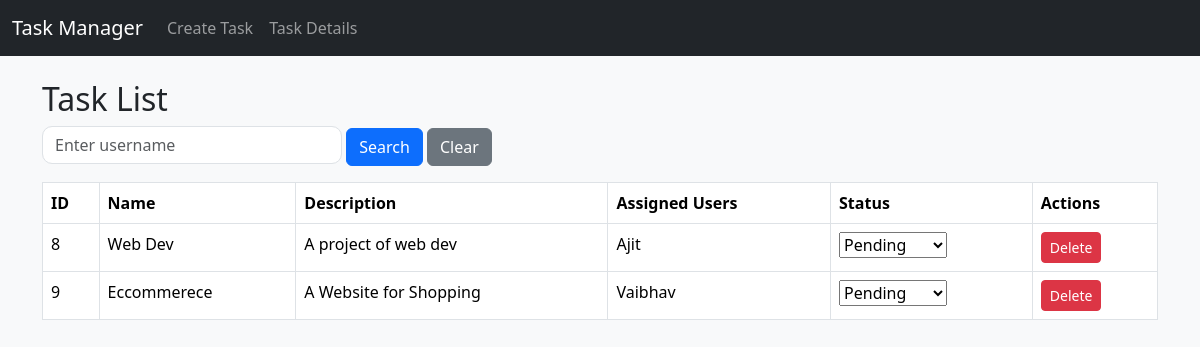
Page /api/details on the earlier database version.
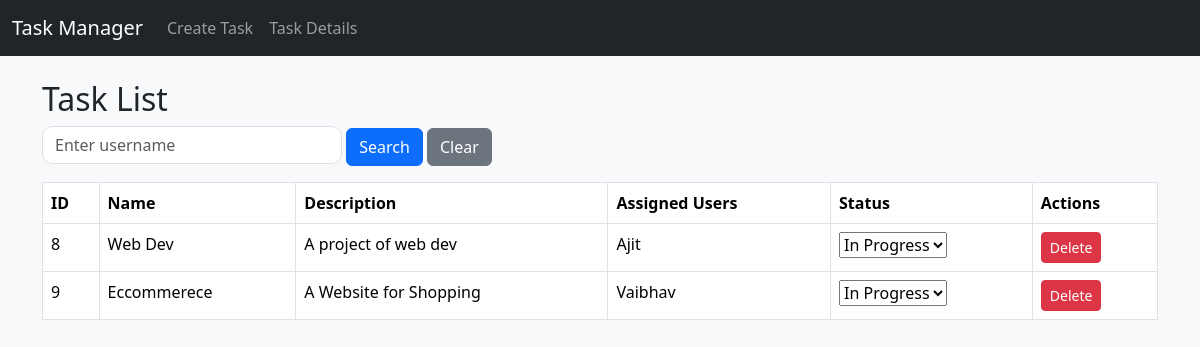
Same page on the later database version.
### tasks/models.py (models this page shows, shortened)
class Task(models.Model):
    name = models.CharField(max_length=255)
    description = models.TextField()
    created_at = models.DateTimeField(auto_now_add=True)
    completed_at = models.DateTimeField(null=True, blank=True)
    status = models.CharField(
        max_length=20,
        choices=[('Pending', 'Pending'),('In Progress', 'In Progress'),('Completed', 'Completed'),],
        default='pending'
    )
    assigned_users = models.ManyToManyField(User, related_name='tasks')

### tasks/views.py (the view)
# urls.py: path('details', views.details, name='details'),  # Displays task details
def details(request):
    search_query = request.GET.get('search', '')
    if 'clear' in request.GET:
        request.session.pop('search_query', None)  # Clear search filter
        return redirect('details')
    if search_query:
        request.session['search_query'] = search_query
        tasks = Task.objects.filter(assigned_users__username__icontains=search_query)
    else:
        search_query = request.session.get('search_query', '')
        tasks = Task.objects.filter(assigned_users__username__icontains=search_query) if search_query else Task.objects.all()
    return render(request, 'details.html', {'tasks': tasks, 'search_query': search_query})

### templates/details.html (shortened to what this page needs)
{% extends 'base.html' %}
{% block content %}
    <h2>Task List</h2>
    <form method="GET" action="{% url 'details' %}" class="mb-3">
        <input type="text" name="search" placeholder="Enter username" value="{{ search_query }}" class="form-control" style="width: 300px; display: inline-block;">
        <button type="submit" class="btn btn-primary">Search</button>
        <a href="{% url 'details' %}?clear=1" class="btn btn-secondary">Clear</a>
    </form>
    <table class="table table-bordered">
        <thead>
            <tr>
                <th>ID</th>
                <th>Name</th>
                <th>Description</th>
                <th>Assigned Users</th>
                <th>Status</th>
                <th>Actions</th>
            </tr>
        </thead>
        <tbody>
            {% for task in tasks %}
            <tr>
                <td>{{ task.id }}</td>
                <td>{{ task.name }}</td>
                <td>{{ task.description }}</td>
                <td>
                    {% for user in task.assigned_users.all %}
                        {{ user.username }}{% if not forloop.last %}, {% endif %}
                    {% endfor %}
                </td>
                <td>
                    <select class="status-dropdown" data-task-id="{{ task.id }}">
                        <option value="Pending" {% if task.status == "Pending" %}selected{% endif %}>Pending</option>
                        <option value="In Progress" {% if task.status == "In Progress" %}selected{% endif %}>In Progress</option>
                    </select>
                </td>
                <td>
                    <form action="{% url 'delete_task' task.id %}" method="POST" style="display:inline;">
                        <button type="submit" class="btn btn-danger btn-sm">Delete</button>
                    </form>
                </td>
            </tr>
            {% empty %}
            <tr>
                <td colspan="6" class="text-center">No tasks found.</td>
            </tr>
            {% endfor %}
        </tbody>
    </table>
{% endblock %}

### templates/base.html (shortened to what this page needs)
<!DOCTYPE html>
<html lang="en">
<head>
    <link href="https://cdn.jsdelivr.net/npm/bootstrap@5.3.0/dist/css/bootstrap.min.css" rel="stylesheet">
    <link href="https://cdn.jsdelivr.net/npm/bootstrap@5.3.3/dist/css/bootstrap.min.css" rel="stylesheet" />
    {% load static %}
    <link rel="stylesheet" href="{% static 'css/style.css' %}">
</head>
<body>
    <nav class="navbar navbar-expand-lg navbar-dark bg-dark">
        <div class="container-fluid">
          <a class="navbar-brand" href="#">Task Manager</a>
          <div class="collapse navbar-collapse" id="navbarSupportedContent">
            <ul class="navbar-nav me-auto mb-2 mb-lg-0">
              <li class="nav-item">
                <a class="nav-link" href="/">Create Task</a>
              </li>
              <li class="nav-item">
                <a class="nav-link" href="/details">Task Details</a>
              </li>
            </ul>
          </div>
        </div>
      </nav>
    <div class="container mt-4">
        {% block content %}
        {% endblock %}
    </div>
</body>
</html>

### static/css/style.css (style rules this page uses)
body { background-color: #f8f9fa; }
.form-control, .form-select { border-radius: 10px; }
button { border-radius: 10px; }

Differences in the rows shown:
changed Task "Web Dev": status+id "Pending" → "In Progress"
changed Task "Eccommerece": status+id "Pending" → "In Progress"
